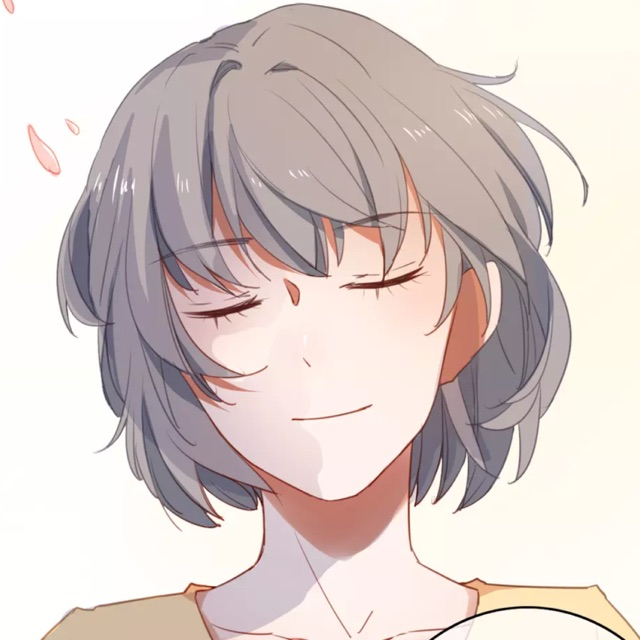
#> input picture data/beauty.jpg, 640 x 640 px
$ python hsvHandle.py
#> lines starting #> are read from the running program, lines starting #| are printed output that depends on the picture
# -*- coding=utf-8 -*-
import cv2
import numpy as np
import matplotlib.pyplot as plt
from mpl_toolkits.mplot3d import Axes3D

img = cv2.imread('data/beauty.jpg')
#> img is the input picture: shape (640, 640, 3); mean B, G, R 200.8, 204.4, 217.3

# 通过cv2.cvtColor把图像从BGR转换到HSV
img_hsv = cv2.cvtColor(img, cv2.COLOR_BGR2HSV)
#> img_hsv: shape (640, 640, 3); mean H, S, V 49.9, 24.5, 217.8
# cv2.imshow('img_hsv', img_hsv)

# H空间中，绿色比黄色的值高一点，所以给每个像素+15，黄色的树叶就会变绿
turn_green_hsv = img_hsv.copy()
turn_green_hsv[:, :, 0] = (turn_green_hsv[:, :, 0] + 15) % 180
#> turn_green_hsv: shape (640, 640, 3); mean H, S, V 47.2, 24.5, 217.8
turn_green_img = cv2.cvtColor(turn_green_hsv, cv2.COLOR_HSV2BGR)
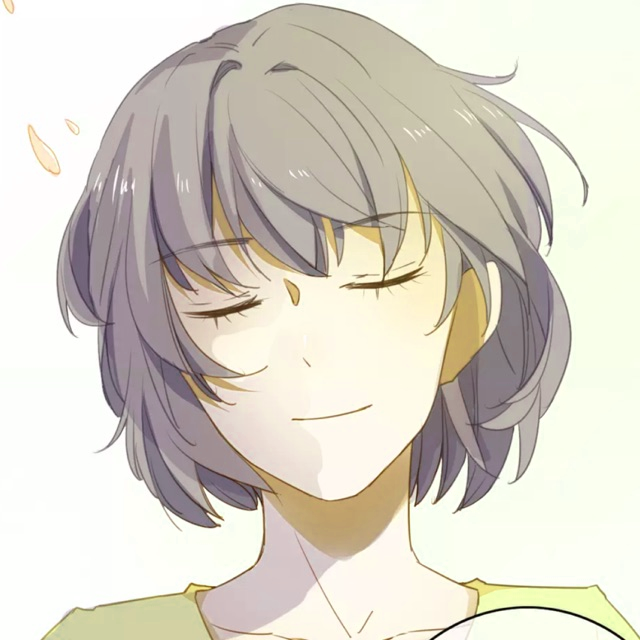
#> turn_green_img: shape (640, 640, 3); mean B, G, R 199.6, 211.4, 216.6
cv2.imwrite('output/beauty_green.jpg', turn_green_img)
# cv2.imshow('img_hsv_turn_green', turn_green_img)

# 减小饱和度会让图像损失鲜艳，变得更灰
colorless_hsv = img_hsv.copy()
colorless_hsv[:, :, 1] = 0.5 * colorless_hsv[:, :, 1]
#> colorless_hsv: shape (640, 640, 3); mean H, S, V 49.9, 12, 217.8
colorless_img = cv2.cvtColor(colorless_hsv, cv2.COLOR_HSV2BGR)
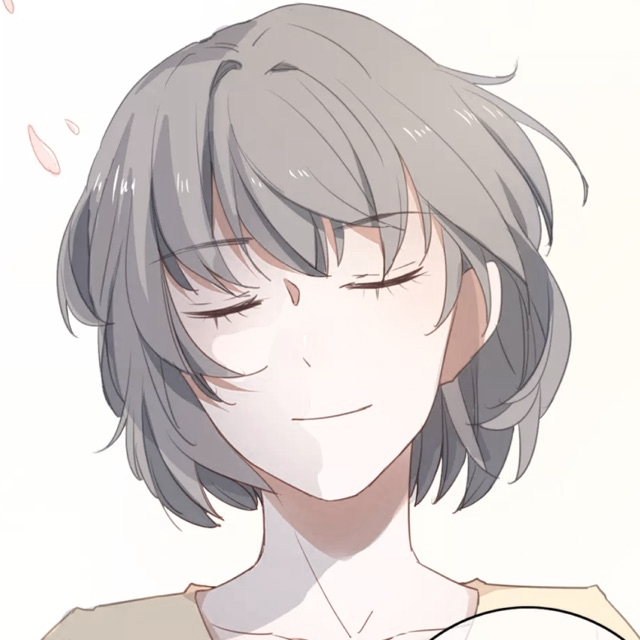
#> colorless_img: shape (640, 640, 3); mean B, G, R 209.2, 210.9, 217.5
cv2.imwrite('output/beauty_colorless.jpg', colorless_img)
# cv2.imshow('img_hsv_turn_gray', colorless_img)

# 减小明度为原来一半
darker_hsv = img_hsv.copy()
darker_hsv[:, :, 2] = 0.5 * darker_hsv[:, :, 2]
#> darker_hsv: shape (640, 640, 3); mean H, S, V 49.9, 24.5, 108.6
darker_img = cv2.cvtColor(darker_hsv, cv2.COLOR_HSV2BGR)
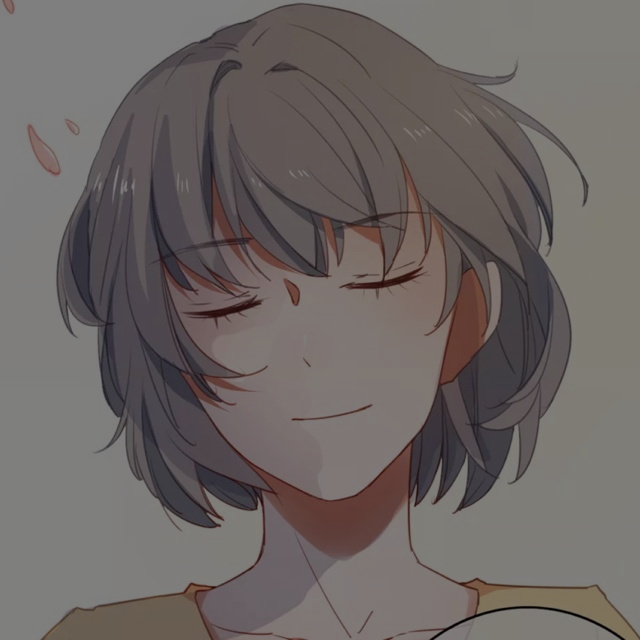
#> darker_img: shape (640, 640, 3); mean B, G, R 99.8, 101.6, 108.3
cv2.imwrite('output/beauty_darker.jpg', darker_img)
# cv2.imshow('darker_img', darker_img)

########### Gamma ############
# 分通道计算每个通道的直方图
hist_b = cv2.calcHist([img], [0], None, [256], [0, 256])
#> hist_b = 256 values, max 25874 at index 252, min 1 at index 14, mean 1600
hist_g = cv2.calcHist([img], [1], None, [256], [0, 256])
#> hist_g = 256 values, max 45914 at index 254, min 1 at index 16, mean 1600
hist_r = cv2.calcHist([img], [2], None, [256], [0, 256])
#> hist_r = 256 values, max 144911 at index 255, min 0 at index 0, mean 1600

# 定义Gamma矫正的函数
def gamma_trans(img, gamma):
	# 具体做法是先归一化到1，然后gamma作为指数值求出新的像素值再还原
#> called with gamma = 0.5
	gamma_table = [np.power(x/255.0, gamma)*255.0 for x in range(256)]
	gamma_table = np.round(np.array(gamma_table)).astype(np.uint8)

	# 实现这个映射用的是OpenCV的查表函数
	return cv2.LUT(img, gamma_table)
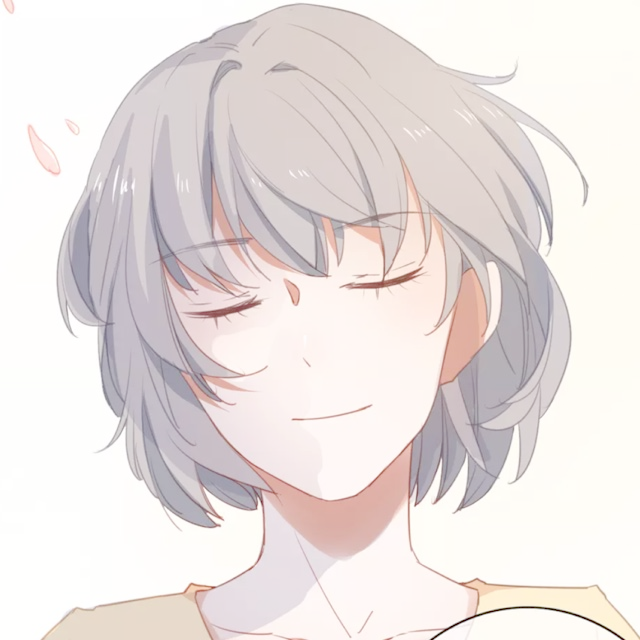
#> returned value: shape (640, 640, 3); mean of channels 0, 1, 2 224.1, 226, 233.7; drawn as B, G, R

# 执行Gamma矫正，小于1的值让暗部细节大量提升，同时亮部细节少量提升
img_corrected = gamma_trans(img, 0.5)
cv2.imwrite('output/beauty_gamma_corrected.jpg', img_corrected)
cv2.imshow('gamma_corrected.jpg', img_corrected)

# 分通道计算Gamma矫正后的直方图
hist_b_corrected = cv2.calcHist([img_corrected], [0], None, [256], [0, 256])
#> hist_b_corrected = 256 values, max 32964 at index 254, min 0 at index 1, mean 1600
hist_g_corrected = cv2.calcHist([img_corrected], [1], None, [256], [0, 256])
#> hist_g_corrected = 256 values, max 65603 at index 254, min 0 at index 1, mean 1600
hist_r_corrected = cv2.calcHist([img_corrected], [2], None, [256], [0, 256])
#> hist_r_corrected has the same summary as hist_r

# 将直方图进行可视化
fig = plt.figure()

pix_hists = [
	[hist_b, hist_g, hist_r],
	[hist_b_corrected, hist_g_corrected, hist_r_corrected]
]

pix_vals = range(256)
for sub_plt, pix_hist in zip([121, 122], pix_hists):
	ax = fig.add_subplot(sub_plt, projection = '3d')
	for c, z, channel_hist in zip(['b', 'g', 'r'], [20, 10, 0], pix_hist):
		cs = [c] * 256
#> (the run stopped early here; a loop or call above may not have finished)

$ run again, with data/handsome.jpg copied over data/beauty.jpg
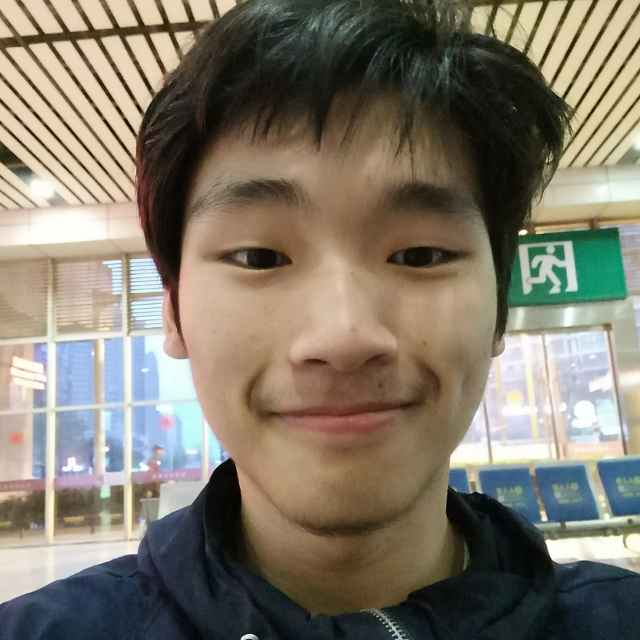
#> input picture data/handsome.jpg, 640 x 640 px
#> img is the input picture: shape (640, 640, 3); mean B, G, R 107, 121.1, 128.6
#> img_hsv: shape (640, 640, 3); mean H, S, V 41.4, 82.7, 136.5
#> turn_green_hsv: shape (640, 640, 3); mean H, S, V 55.4, 82.7, 136.5
#> colorless_hsv: shape (640, 640, 3); mean H, S, V 41.4, 41.1, 136.5
#> darker_hsv: shape (640, 640, 3); mean H, S, V 41.4, 82.7, 68
#> `darker_img = cv2.cvtColor(darker_hsv, cv2.COLOR_HSV2BGR)`:
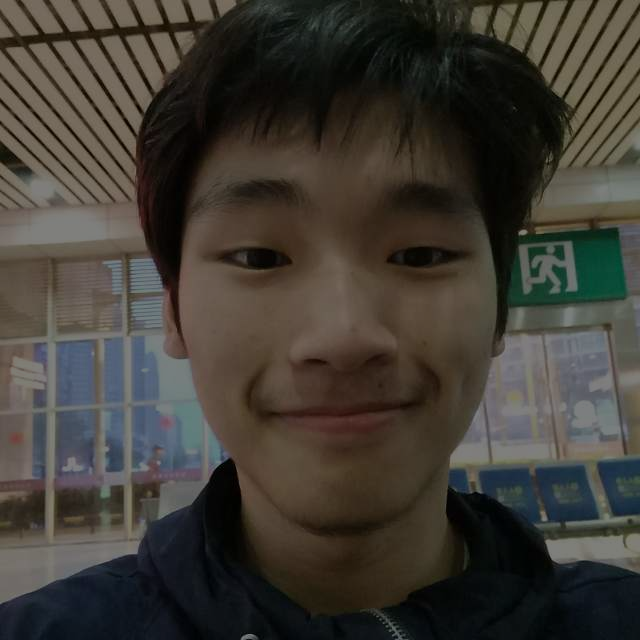
#> darker_img: shape (640, 640, 3); mean B, G, R 53, 59.9, 63.9
#> hist_b = 256 values, max 3095 at index 184, min 445 at index 254, mean 1600
#> hist_g = 256 values, max 3869 at index 213, min 17 at index 1, mean 1600
#> hist_r = 256 values, max 3801 at index 255, min 152 at index 1, mean 1600
#> in gamma_trans, `return cv2.LUT(img, gamma_table)`:
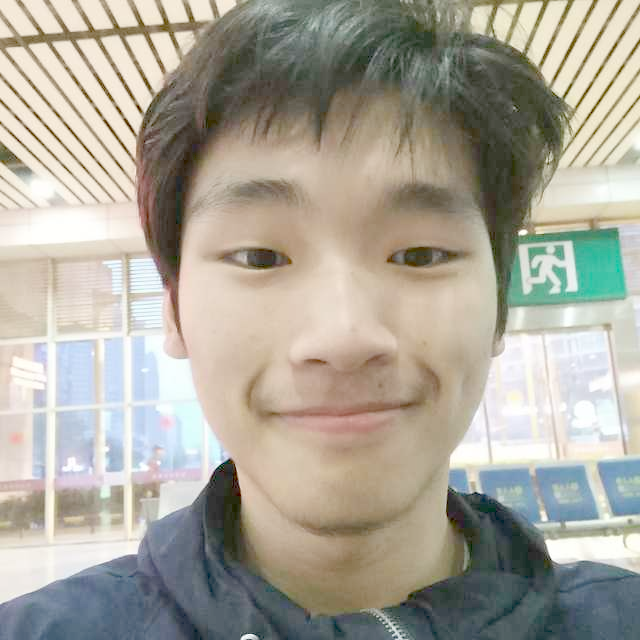
#> returned value: shape (640, 640, 3); mean of channels 0, 1, 2 154.1, 166.1, 170.2; drawn as B, G, R
#> hist_b_corrected = 256 values, max 4875 at index 217, min 0 at index 1, mean 1600
#> hist_g_corrected = 256 values, max 6861 at index 234, min 0 at index 1, mean 1600
#> hist_r_corrected = 256 values, max 6054 at index 244, min 0 at index 1, mean 1600
